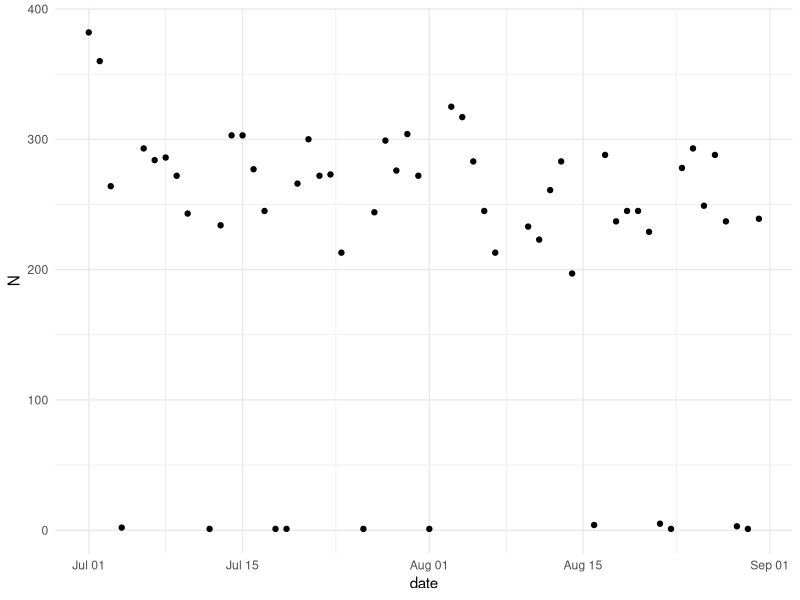
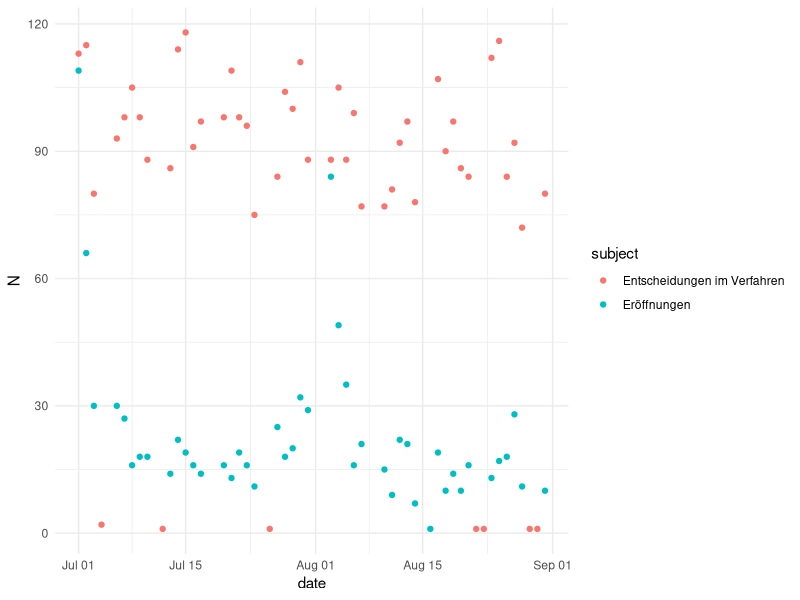
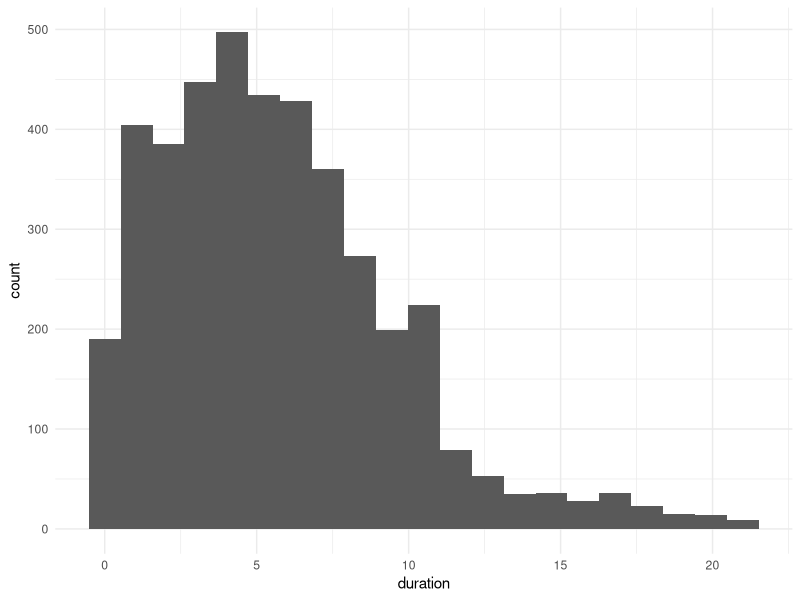
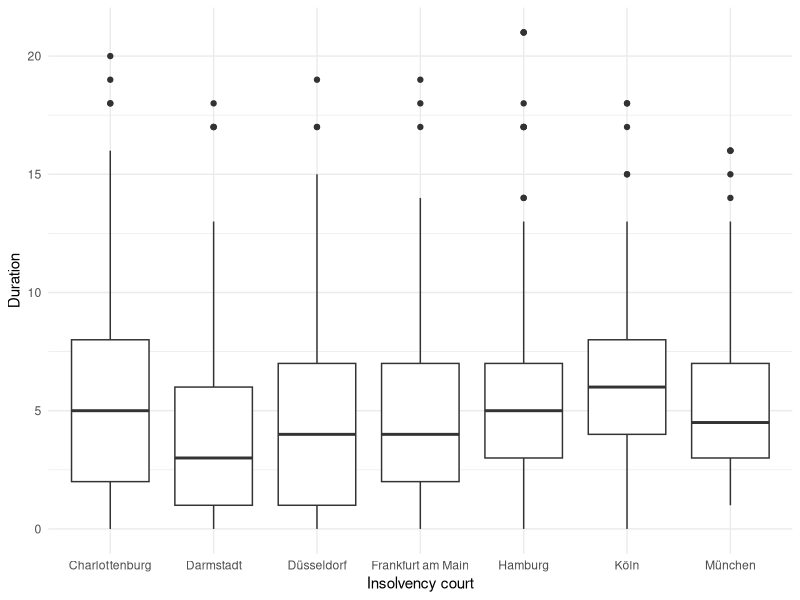

These figures' R source, in order:
## ---- chunk 1
knitr::opts_chunk$set(echo = TRUE)
library(tidyverse)
library(knitr)
library(kableExtra)
## ---- chunk 2
insol_raw <- read_csv(
  "../raw_data/insolvency_filings_de_julaug2020.csv",
  col_types = cols()
)
## ---- chunk 3
insol_de <- insol_raw %>% unique()
## ---- chunk 4
na_vals <- insol_de %>%
  summarise_all(list( ~ sum(is.na(.))))

nas_df <- tibble(
  Variable = names(insol_de),
  `NA count` = t(na_vals)
)

kable(nas_df) %>% 
  kable_styling(full_width = FALSE)
## ---- chunk 5
insol_de %>%
  filter(is.na(name_debtor)) %>%
  kable() %>%
  kable_styling()
## ---- chunk 6
insol_de <- insol_de %>%
  filter(!is.na(name_debtor))
## ---- chunk 7
unique_firms <- insol_de %>%
  distinct(name_debtor, .keep_all = TRUE)

unique_firms %>%
  group_by(insolvency_court, court_file_number) %>%
  filter(n() > 1) %>%
  arrange(insolvency_court, court_file_number, name_debtor) %>%
  kable() %>%
  kable_styling()
## ---- chunk 8
insol_de %>%
  group_by(date, insolvency_court, court_file_number, subject) %>%
  filter(n() > 1) %>%
  arrange(date, insolvency_court, court_file_number, subject) %>%
  kable() %>%
  kable_styling()
## ---- chunk 9
insol_de <- insol_de %>%
  arrange(
    date, insolvency_court, court_file_number, 
    subject, name_debtor, domicile_debtor
  )
## ---- chunk 10
insol_de %>%
  group_by(subject) %>%
  summarise(N = n(), .groups = "drop") %>%
  rename(`Filing Type` = subject) %>%
  arrange(`Filing Type`) %>%
  kable(format.args = list(big.mark = ",")) %>%
  kable_styling(full_width = FALSE)
## ---- chunk 11
insol_de %>%
  group_by(date) %>%
  summarise(N = n(), .groups = "drop") %>%
  ggplot(aes(x = date, y = N)) +
  geom_point() +
  theme_minimal()
## ---- chunk 12
insol_de %>%
  filter(
    subject == "Entscheidungen im Verfahren" |
      subject == "Eröffnungen"
  ) %>%
  group_by(date, subject) %>%
  summarise(N = n(), .groups = "drop") %>%
  ggplot(aes(x = date, y = N, color = subject)) +
  geom_point() +
  theme_minimal()
## ---- chunk 13
insol_de %>%
  filter(subject == "Eröffnungen") %>%
  select(court_file_number) %>%
  head(10) %>%
  kable() %>%
  kable_styling(full_width = FALSE)
## ---- chunk 14
closed_cases <- insol_de %>%
  filter(subject == "Entscheidungen im Verfahren") %>%
  mutate(
    start = as.numeric(str_extract(court_file_number, "(?<=/)\\d{2}")),
    duration = ifelse(start > 20, 2020 - (1900 + start), 20 - start)
  ) %>%
  select(insolvency_court, court_file_number, duration)

ggplot(closed_cases) + 
  geom_histogram(aes(x = duration), bins = 21) +
  theme_minimal()
## ---- chunk 15
closed_cases %>%
  group_by(insolvency_court) %>%
  summarise(N = n(), .groups = "drop") %>%
  arrange(-N) %>%
  rename(`Insolvency court` = insolvency_court) %>%
  head(10) %>%
  kable() %>%
  kable_styling(full_width = FALSE)  
## ---- chunk 16
closed_cases %>%
  group_by(insolvency_court) %>%
  filter(n() > 100) %>%
  ggplot(aes(group = insolvency_court)) +
  geom_boxplot(aes(x = insolvency_court, y = duration)) + 
  labs(
    x = "Insolvency court", 
    y = "Duration"
  ) +
  theme_minimal()
